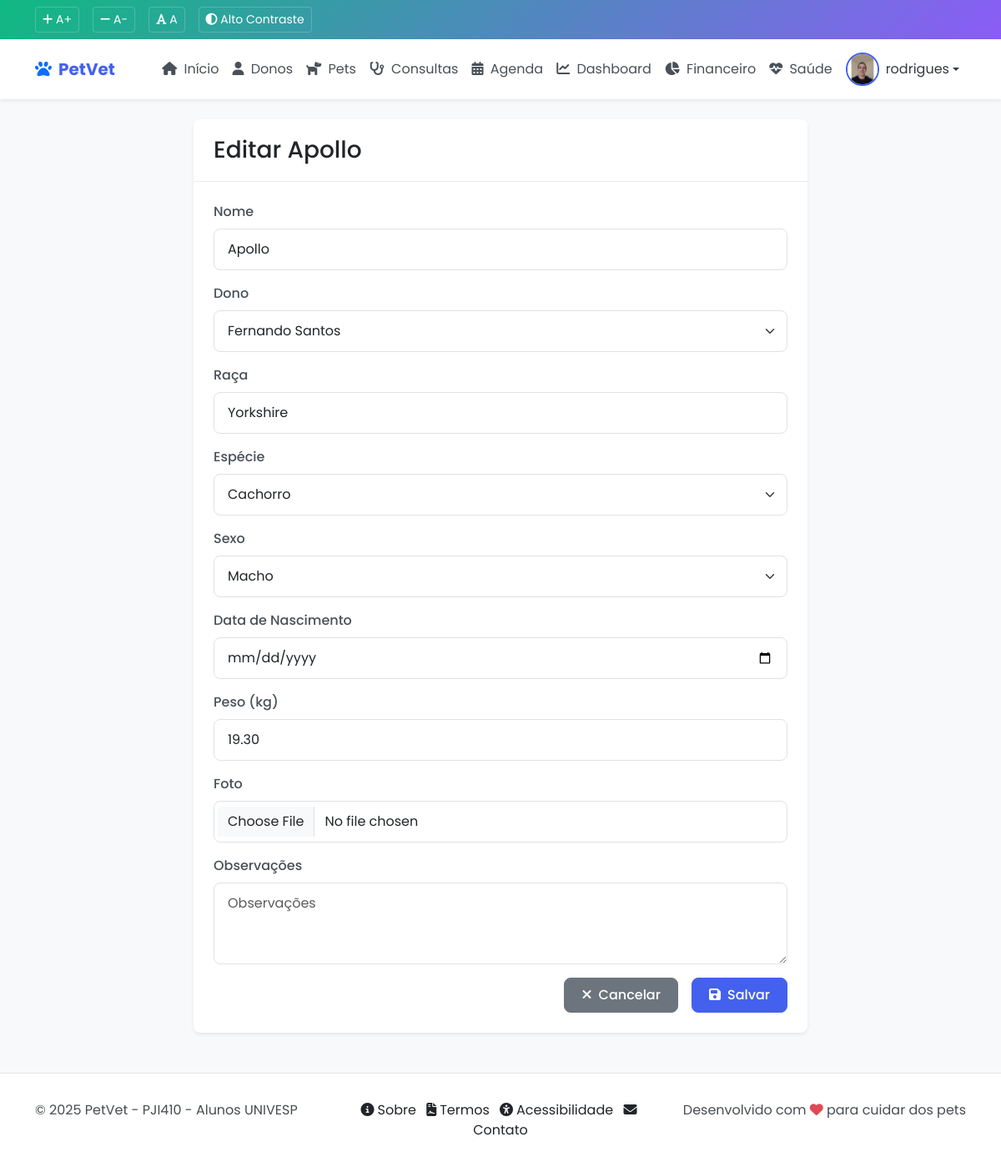
/core/pets/15/editar/ (signed in), run on an earlier commit of the app's database.
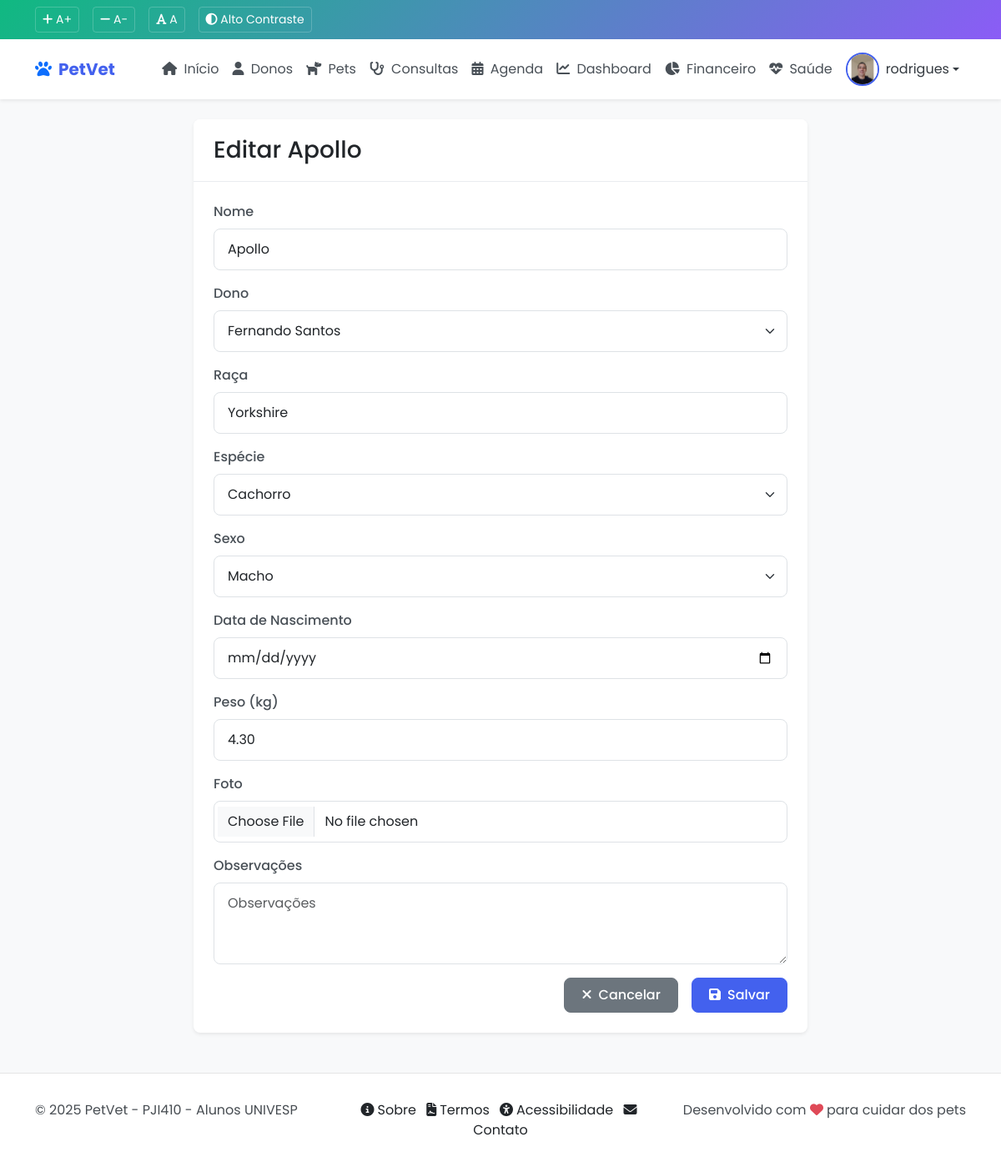
And on a later commit of the database.
### core/models.py (models this page shows, shortened)
class Pet(models.Model):
    ESPECIES = (
        ('CACHORRO', 'Cachorro'),
        ('GATO', 'Gato'),
        ('AVE', 'Ave'),
        ('ROEDOR', 'Roedor'),
        ('REPTIL', 'Réptil'),
        ('OUTRO', 'Outro'),
    )
    SEXO = (
        ('M', 'Macho'),
        ('F', 'Fêmea'),
    )
    nome = models.CharField(max_length=100)
    dono = models.ForeignKey(Dono, on_delete=models.CASCADE, related_name='pets')
    especie = models.CharField(max_length=20, choices=ESPECIES)
    raca = models.CharField(max_length=50, blank=True)
    sexo = models.CharField(max_length=1, choices=SEXO)
    data_nascimento = models.DateField(null=True, blank=True)
    peso = models.DecimalField(max_digits=5, decimal_places=2, null=True, blank=True)
    foto = models.ImageField(upload_to='pets_fotos/', null=True, blank=True)
    observacoes = models.TextField(blank=True)
    data_cadastro = models.DateTimeField(auto_now_add=True)
    updated_at = models.DateTimeField(auto_now=True)
    class Meta:
        verbose_name = 'Pet'
        verbose_name_plural = 'Pets'
        ordering = ['nome']

### core/views.py (the view)
# urls.py: path('pets/<int:pk>/editar/', views.pet_update, name='pet_update'),
@login_required
def pet_update(request, pk):
    pet = get_object_or_404(Pet, pk=pk)
    if request.method == 'POST':
        form = PetForm(request.POST, request.FILES, instance=pet)
        if form.is_valid():
            pet = form.save()
            messages.success(request, f'Dados de {pet.nome} atualizados com sucesso!')
            return redirect('core:pet_detail', pk=pet.pk)
    else:
        form = PetForm(instance=pet)
    context = {
        'form': form,
        'pet': pet,
        'title': f'Editar {pet.nome}',
    }
    return render(request, 'core/pet/form.html', context)

### core/forms.py
class PetForm(forms.ModelForm):
    class Meta:
        model = Pet
        fields = ['nome', 'dono', 'especie', 'raca', 'sexo', 'data_nascimento', 'peso', 'foto', 'observacoes']
        widgets = {
            'nome': forms.TextInput(attrs={'class': 'form-control', 'placeholder': 'Nome do pet'}),
            'dono': forms.Select(attrs={'class': 'form-select'}),
            'especie': forms.Select(attrs={'class': 'form-select'}),
            'raca': forms.TextInput(attrs={'class': 'form-control', 'placeholder': 'Raça'}),
            'sexo': forms.Select(attrs={'class': 'form-select'}),
            'data_nascimento': forms.DateInput(attrs={'class': 'form-control', 'type': 'date'}),
            'peso': forms.NumberInput(attrs={'class': 'form-control', 'placeholder': 'Peso em kg'}),
            'foto': forms.FileInput(attrs={'class': 'form-control'}),
            'observacoes': forms.Textarea(attrs={'class': 'form-control', 'placeholder': 'Observações', 'rows': 3}),
        }

### core/models.py (called while the page is built)
    def __str__(self):
        return self.nome

### templates/core/pet/form.html (shortened to what this page needs)
{% extends 'base.html' %}
{% block content %}
<div class="container">
    <div class="row justify-content-center">
        <div class="col-md-8">
            <div class="card">
                <div class="card-header">
                    <h1 class="h3 mb-0">{{ title }}</h1>
                </div>
                <div class="card-body">
                    <form method="post" enctype="multipart/form-data" class="needs-validation" novalidate>
                        <div class="mb-3">
                            <label for="{{ form.nome.id_for_label }}" class="form-label">Nome</label>
                            {{ form.nome }}
                        </div>
                        <div class="mb-3">
                            <label for="{{ form.dono.id_for_label }}" class="form-label">Dono</label>
                            {{ form.dono }}
                        </div>
                        <div class="mb-3">
                            <label for="{{ form.raca.id_for_label }}" class="form-label">Raça</label>
                            {{ form.raca }}
                        </div>
                        <div class="mb-3">
                            <label for="{{ form.especie.id_for_label }}" class="form-label">Espécie</label>
                            {{ form.especie }}
                        </div>
                        <div class="mb-3">
                            <label for="{{ form.sexo.id_for_label }}" class="form-label">Sexo</label>
                            {{ form.sexo }}
                        </div>
                        <div class="mb-3">
                            <label for="{{ form.data_nascimento.id_for_label }}" class="form-label">Data de Nascimento</label>
                            {{ form.data_nascimento }}
                        </div>
                        <div class="mb-3">
                            <label for="{{ form.peso.id_for_label }}" class="form-label">Peso (kg)</label>
                            {{ form.peso }}
                        </div>
                        <div class="mb-3">
                            <label for="{{ form.foto.id_for_label }}" class="form-label">Foto</label>
                            {{ form.foto }}
                        </div>
                        <div class="mb-3">
                            <label for="{{ form.observacoes.id_for_label }}" class="form-label">Observações</label>
                            {{ form.observacoes }}
                        </div>
                        <div class="d-grid gap-2 d-md-flex justify-content-md-end">
                            <a href="{% url 'core:pet_list' %}" class="btn btn-secondary me-md-2">
                                <i class="fas fa-times me-1"></i> Cancelar
                            </a>
                            <button type="submit" class="btn btn-primary">
                                <i class="fas fa-save me-1"></i> Salvar
                            </button>
                        </div>
                    </form>
                </div>
            </div>
        </div>
    </div>
</div>
{% endblock %}

What changed in the data, as far as the page shows it:
changed Pet "Apollo": peso "19.30" → "4.30"
